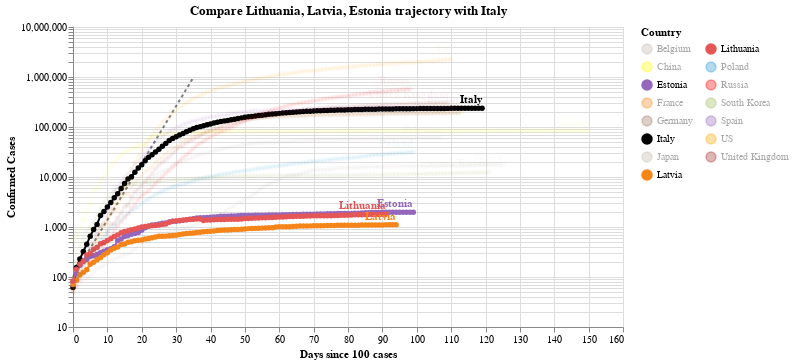

Notebook cell for this chart:
### Code cell
#hide_input
chart3 = make_since_chart(dff2, ['Lithuania', 'Latvia', 'Estonia'], baseline_countries)
chart3

### Figure 1 — Vega-Lite specification as saved in the notebook (floating-point values rounded to 4 significant figures; data arrays with more than 128 entries replaced by an {"elided": "..."} marker saying what was removed)
{"config": {"view": {"continuousWidth": 400, "continuousHeight": 300}}, "layer": [{"data": {"name": "data-628230001892d6798b50651be41d1b3e"}, "mark": {"type": "line", "color": "black", "opacity": 0.5, "strokeDash": [3, 3]}, "encoding": {"x": {"type": "quantitative", "field": "Days since 100 cases"}, "y": {"type": "quantitative", "field": "Confirmed Cases"}}}, {"data": {"name": "data-e3fc917d8b6276f2a28745cd4959f71d"}, "mark": {"type": "line", "point": true}, "encoding": {"color": {"type": "nominal", "field": "Country", "legend": {"columns": 2}, "scale": {"domain": ["Belgium", "China", "Estonia", "France", "Germany", "Italy", "Japan", "Latvia", "Lithuania", "Poland", "Russia", "South Korea", "Spain", "US", "United Kingdom"], "range": ["#C1B7AD", "yellow", "#9467bd", "#F58518", "#9D755D", "black", "#C1B7AD", "#F58518", "#E45756", "#2495D3", "red", "#A1BA59", "#9467bd", "orange", "brown"]}}, "opacity": {"condition": {"value": 1, "selection": "selector002"}, "value": 0.05}, "tooltip": [{"type": "nominal", "field": "Country"}, {"type": "temporal", "field": "Date"}, {"type": "quantitative", "field": "Confirmed Cases"}, {"type": "quantitative", "field": "Days since 100 cases"}], "x": {"type": "quantitative", "field": "Days since 100 cases"}, "y": {"type": "quantitative", "field": "Confirmed Cases", "scale": {"type": "log"}}}, "selection": {"selector002": {"type": "multi", "fields": ["Country"], "bind": "legend", "init": [{"Country": "Lithuania"}, {"Country": "Latvia"}, {"Country": "Estonia"}, {"Country": "Italy"}]}}, "width": 550}, {"data": {"name": "data-e3fc917d8b6276f2a28745cd4959f71d"}, "mark": {"type": "text", "align": "right", "dy": -8, "fontWeight": "bold"}, "encoding": {"color": {"type": "nominal", "field": "Country", "legend": {"columns": 2}, "scale": {"domain": ["Belgium", "China", "Estonia", "France", "Germany", "Italy", "Japan", "Latvia", "Lithuania", "Poland", "Russia", "South Korea", "Spain", "US", "United Kingdom"], "range": ["#C1B7AD", "yellow", "#9467bd", "#F58518", "#9D755D", "black", "#C1B7AD", "#F58518", "#E45756", "#2495D3", "red", "#A1BA59", "#9467bd", "orange", "brown"]}}, "opacity": {"condition": {"value": 1, "selection": "selector002"}, "value": 0.05}, "text": {"type": "nominal", "field": "Country"}, "tooltip": [{"type": "nominal", "field": "Country"}, {"type": "temporal", "field": "Date"}, {"type": "quantitative", "field": "Confirmed Cases"}, {"type": "quantitative", "field": "Days since 100 cases"}], "x": {"type": "quantitative", "field": "Days since 100 cases"}, "y": {"type": "quantitative", "field": "Confirmed Cases", "scale": {"type": "log"}}}, "transform": [{"filter": "(datum['Date'] >= 1592611200000)"}], "width": 550}], "title": "Compare Lithuania, Latvia, Estonia trajectory with Italy", "$schema": "https://vega.github.io/schema/vega-lite/v4.0.2.json", "datasets": {"data-628230001892d6798b50651be41d1b3e": [{"Days since 100 cases": 0, "Confirmed Cases": 100.0}, {"Days since 100 cases": 1, "Confirmed Cases": 130.0}, {"Days since 100 cases": 2, "Confirmed Cases": 169.0}, {"Days since 100 cases": 3, "Confirmed Cases": 219.7}, {"Days since 100 cases": 4, "Confirmed Cases": 285.6}, {"Days since 100 cases": 5, "Confirmed Cases": 371.3}, {"Days since 100 cases": 6, "Confirmed Cases": 482.7}, {"Days since 100 cases": 7, "Confirmed Cases": 627.5}, {"Days since 100 cases": 8, "Confirmed Cases": 815.7}, {"Days since 100 cases": 9, "Confirmed Cases": 1060.0}, {"Days since 100 cases": 10, "Confirmed Cases": 1379.0}, {"Days since 100 cases": 11, "Confirmed Cases": 1792.0}, {"Days since 100 cases": 12, "Confirmed Cases": 2330.0}, {"Days since 100 cases": 13, "Confirmed Cases": 3029.0}, {"Days since 100 cases": 14, "Confirmed Cases": 3937.0}, {"Days since 100 cases": 15, "Confirmed Cases": 5119.0}, {"Days since 100 cases": 16, "Confirmed Cases": 6654.0}, {"Days since 100 cases": 17, "Confirmed Cases": 8650.0}, {"Days since 100 cases": 18, "Confirmed Cases": 11250.0}, {"Days since 100 cases": 19, "Confirmed Cases": 14620.0}, {"Days since 100 cases": 20, "Confirmed Cases": 19000.0}, {"Days since 100 cases": 21, "Confirmed Cases": 24710.0}, {"Days since 100 cases": 22, "Confirmed Cases": 32120.0}, {"Days since 100 cases": 23, "Confirmed Cases": 41750.0}, {"Days since 100 cases": 24, "Confirmed Cases": 54280.0}, {"Days since 100 cases": 25, "Confirmed Cases": 70560.0}, {"Days since 100 cases": 26, "Confirmed Cases": 91730.0}, {"Days since 100 cases": 27, "Confirmed Cases": 119300.0}, {"Days since 100 cases": 28, "Confirmed Cases": 155000.0}, {"Days since 100 cases": 29, "Confirmed Cases": 201500.0}, {"Days since 100 cases": 30, "Confirmed Cases": 262000.0}, {"Days since 100 cases": 31, "Confirmed Cases": 340600.0}, {"Days since 100 cases": 32, "Confirmed Cases": 442800.0}, {"Days since 100 cases": 33, "Confirmed Cases": 575600.0}, {"Days since 100 cases": 34, "Confirmed Cases": 748300.0}, {"Days since 100 cases": 35, "Confirmed Cases": 972800.0}], "data-e3fc917d8b6276f2a28745cd4959f71d": {"elided": "1673 records"}}}
